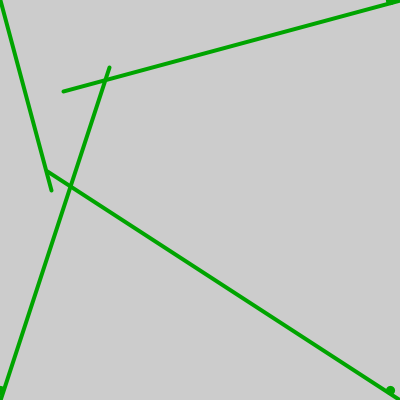
Frame 1 (no input)
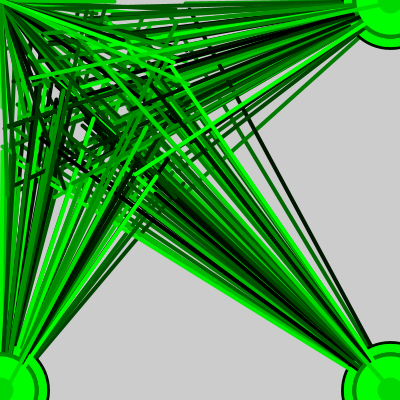
Frame 60 (the mouse pressed at the canvas centre just before this capture)
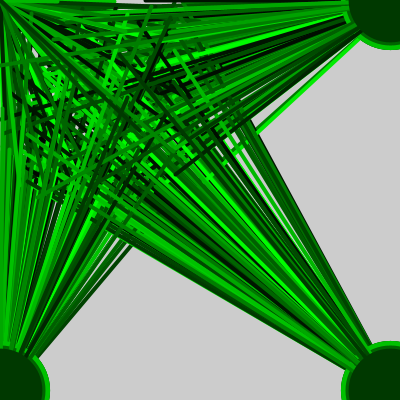
Frame 120 (the mouse held since frame 60 and released just before this capture)

The Processing sketch that drew these frames (run headless with seeded random() and noise(); from frame 60 on, the mouse is pressed at the canvas centre):

// Processing sketch: processing_65503
// ── processing_65503.pde

void setup()
{
size(400,400);
frameRate(75);
}
void draw()
{
   stroke(random(0),random(255),random(0));
  
  strokeWeight(4);
   line(0,0,random(200),random(200));
 
  line(400,400,random(200),random(200));
  line(400,0,random(200),random(200));
  line(0,400,random(200),random(200));
 strokeWeight(random(100));
  point(390,390);
  point(390,0);
  point(0,390);
  }
